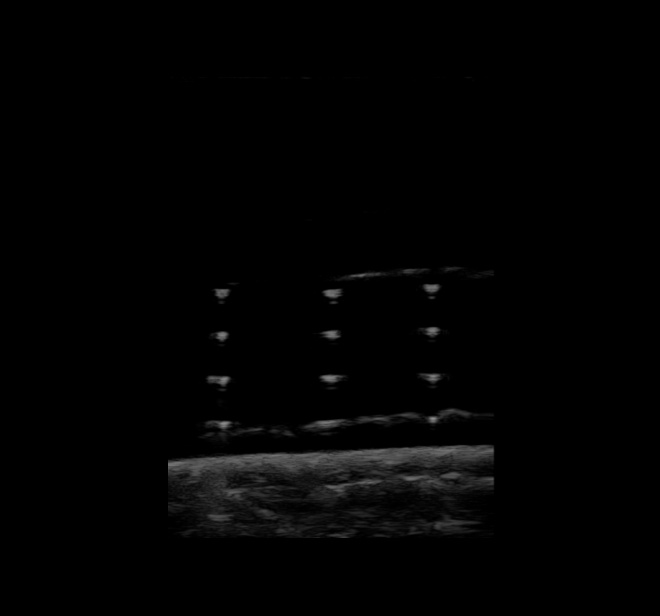
%> input picture network-devices/ultrasound/RobotUltrasoundCalibration/_images/2/fileoutpos.txt_18.jpg, 660 x 616 px
$ octave tests.m   (GNU Octave 9; MATLAB toolbox functions it lacks are replaced by stand-ins)
%> lines starting %> are read from the running program, lines starting %| are printed output that depends on the picture
I = imread('D:\Users\stefa\anderes\Dropbox\Uni\Thesis\_Code\Ultraschall\UltraschallImages\_images\2\fileoutpos.txt_18.jpg'); % http://en.wikipedia.org/wiki/File:Canadian_maple_leaf_2.jpg
%> I is the input picture: size 616x660 uint8; min 0, max 140, mean 2.7

%I = imcomplement(I);
I = medfilt2(I, [8 8]);
I = I(1:440,:);
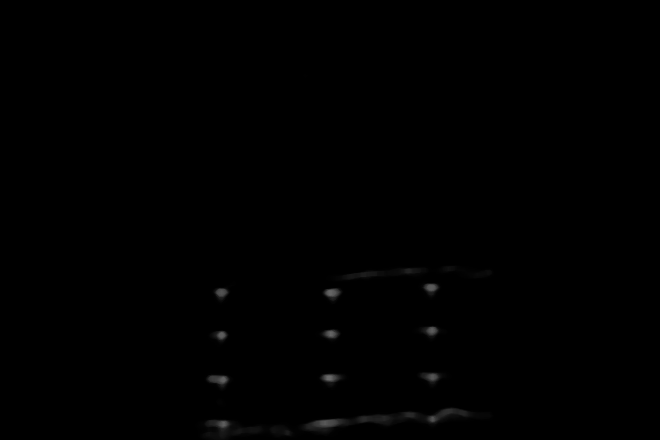
%> I: size 440x660 uint8; min 0, max 105, mean 0.5
[rows, columns, numberOfColorBands] = size(I);
%> rows = 440; columns = 660; numberOfColorBands = 1
imshow(I);

surf(double(I),'EdgeColor','none');
colormap jet
axis([0 columns 0 rows min(double(I(:))) max(double(I(:)))])
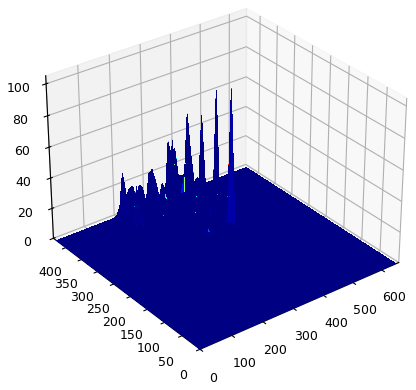
%> figure redrawn from the program's plot data

%%
%> (the run ends here)

$ run again, with network-devices/ultrasound/RobotUltrasoundCalibration/_images/2/fileoutpos.txt_15.jpg copied over network-devices/ultrasound/RobotUltrasoundCalibration/_images/2/fileoutpos.txt_18.jpg
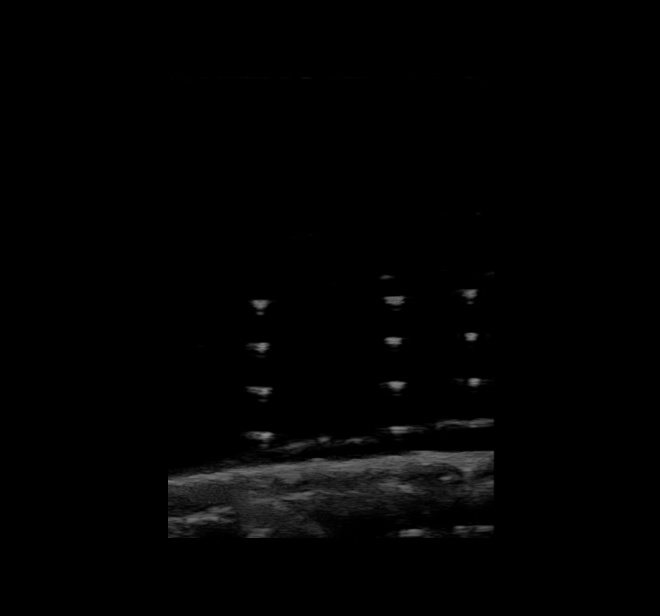
%> input picture network-devices/ultrasound/RobotUltrasoundCalibration/_images/2/fileoutpos.txt_15.jpg, 660 x 616 px
%> I is the input picture: size 616x660 uint8; min 0, max 139, mean 2.7
%> `I = I(1:440,:);`:
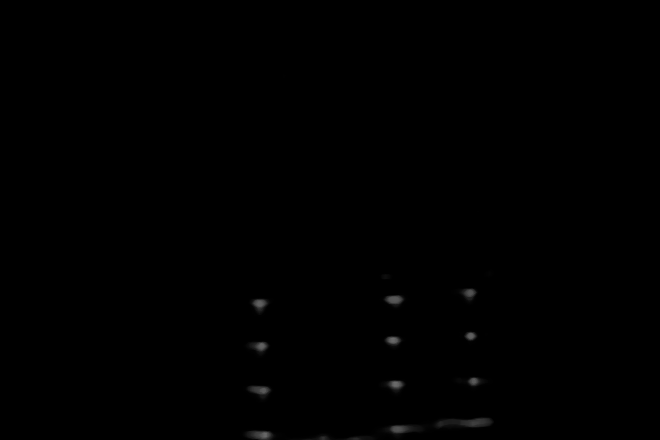
%> I: size 440x660 uint8; min 0, max 106, mean 0.4
%> `axis([0 columns 0 rows min(double(I(:))) max(double(I(:)))])`:
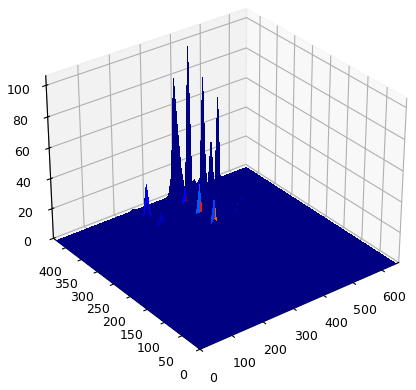
%> figure redrawn from the program's plot data

$ run again, with network-devices/ultrasound/RobotUltrasoundCalibration/_images/2/fileoutpos.txt_6.jpg copied over network-devices/ultrasound/RobotUltrasoundCalibration/_images/2/fileoutpos.txt_18.jpg
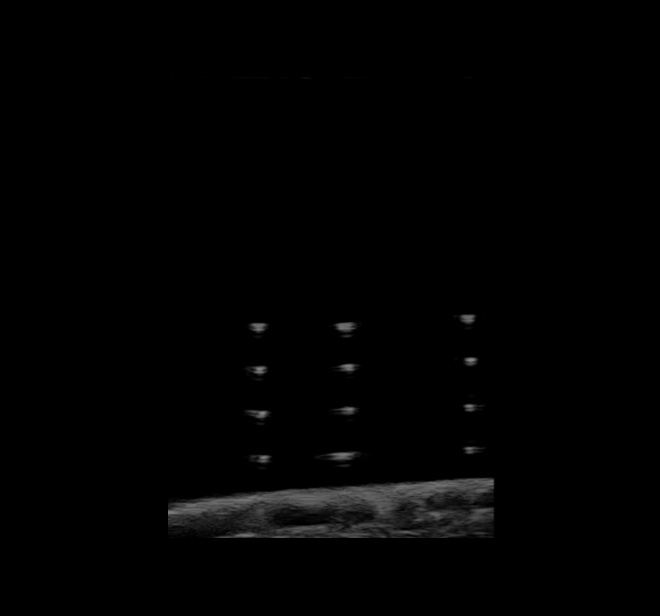
%> input picture network-devices/ultrasound/RobotUltrasoundCalibration/_images/2/fileoutpos.txt_6.jpg, 660 x 616 px
%> I is the input picture: size 616x660 uint8; min 0, max 134, mean 2.3
%> `I = I(1:440,:);`:
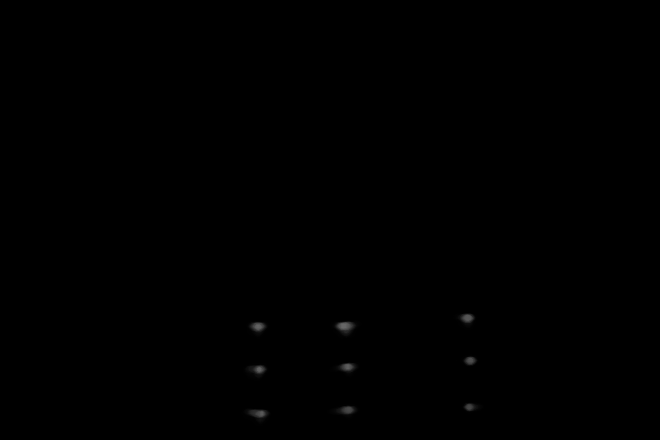
%> I: size 440x660 uint8; min 0, max 102, mean 0.2
%> `axis([0 columns 0 rows min(double(I(:))) max(double(I(:)))])`:
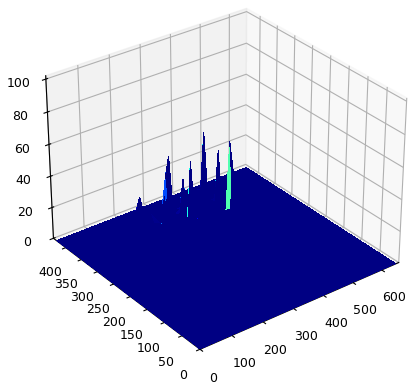
%> figure redrawn from the program's plot data
